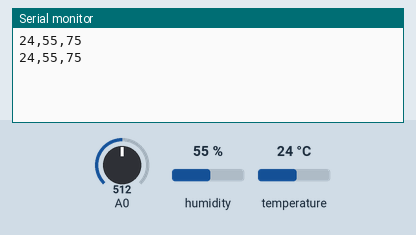
Recording of a sketch running on a simulated Arduino Uno, built with avr-gcc and run on an emulated ATmega328P. Parts: the last lines printed to the serial monitor. Inputs (shaded band) come from the test bench; at power-on: humidity 55 %, A0 = 512, temperature 24 °C.

Above: at 2.3 s.
2.4 s: humidity set to 22 %
At 3.8 s:
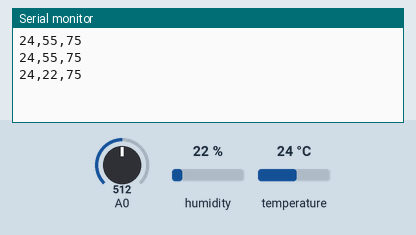
4.5 s: A0 set to 716
At 5.8 s:
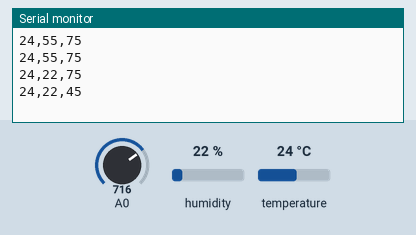
6.6 s: temperature set to 12 °C
At 8.5 s:
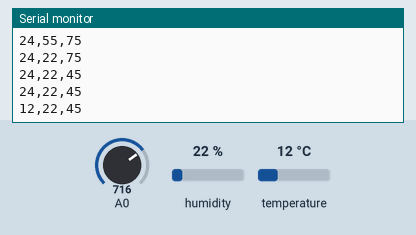
8.7 s: A0 set to 900
At 10.4 s:
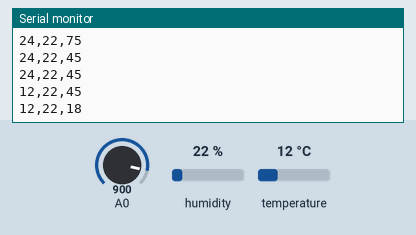
10.8 s: humidity set to 40 %
At 10.8 s:
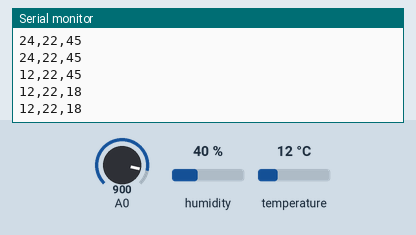
Timing chart, 0 to 13.8 s (numbered marks = the images above; inputs shaded):
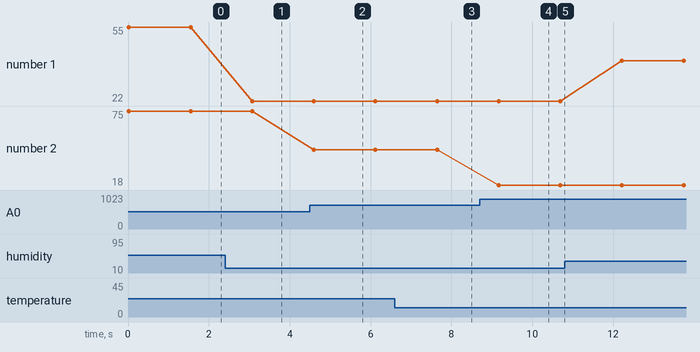

The sketch:

STAC_Arduino.ino
```cpp
#include <SimpleDHT.h>

SimpleDHT11 dht11;
int dhtpin = 13;

void setup() {
  // put your setup code here, to run once:
  Serial.begin(9600);
}

void loop() {
  // put your main code here, to run repeatedly:
  byte temperature = 0;
  byte humidity = 0;
  if(dht11.read(dhtpin, &temperature, &humidity, NULL)){
    Serial.print("DHT Error");
  }
  int to = map(analogRead(0), 1023, 350, 0, 100);
  int t = (int)temperature;
  int h = (int)humidity;
  Serial.print(t);
  Serial.print(",");
  Serial.print(h);
  Serial.print(",");
  Serial.println(to);

  delay(1500);
}
```

Measured:
- after the input at 2.4 s, the serial monitor: prints a new line after 0.67 s (image 1)
- after the input at 4.5 s, the serial monitor: prints a new line after 0.10 s (image 2)
- after the input at 6.6 s, the serial monitor: prints a new line after 1.0 s (image 3)
- after the input at 8.7 s, the serial monitor: prints a new line after 0.47 s (image 4)
- plotted number 1: 55 → 22 after the input at 2.4 s, 22 → 40 after the input at 10.8 s
- plotted number 2: 75 → 45 after the input at 4.5 s, 45 → 18 after the input at 8.7 s
